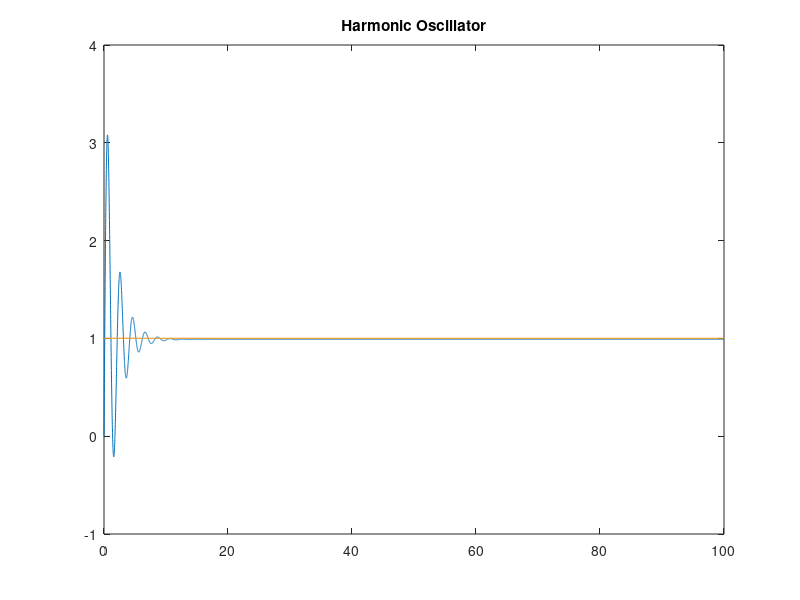

Reproduce this figure in MATLAB. (Note: this script raises an error after producing the figure.)
% Init
clear % vars
clc   % screen
close all % figures

% Timing
dt=0.01;
Tmax=100;
t0 = 0:dt:Tmax;

X = zeros(2,0);

% Dynamics
c=1.1, m=1, k=10; % viscuous friction coeff, mass, spring constant
A=[0 1; -k/m -c/m];
B=[0 1/m; 0 0];
C=[9 0]; % output Y mtx
D=zeros(1,2);
sys = ss(A,B,C,D)

% Input
u = ones(2, length(t0));

% Sim
[Y,t]=lsim(sys,u,t0,X);

% Plot
plot(t ,Y, t , u)
title('Harmonic Oscillator')
subtitle('1D')
ylabel("y")
xlabel("t")